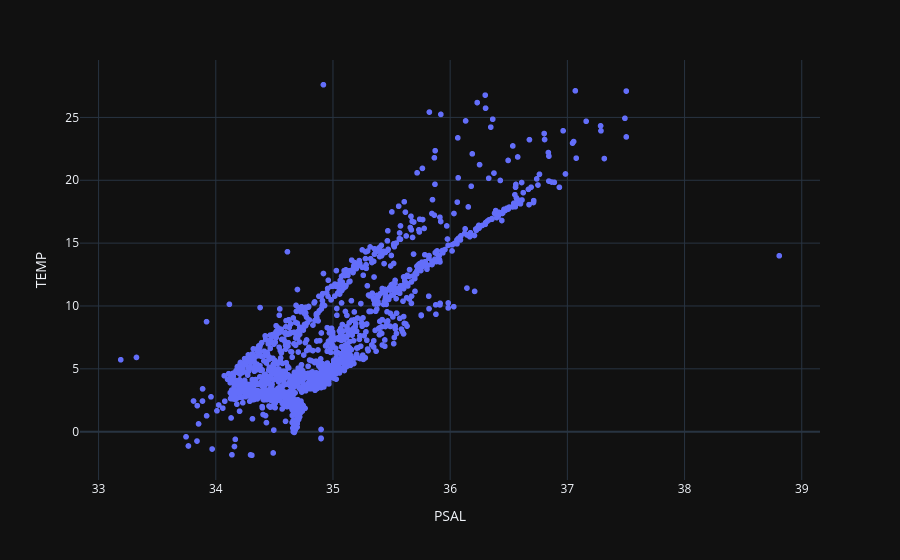

Notebook source saved alongside this figure:
### Code cell
px.scatter(df.sample(1500), x="PSAL", y="TEMP")

### Figure 1 — Plotly figure (JSON) as saved in the notebook; plotly's stock layout.template omitted (floating-point values rounded to 4 significant figures; data arrays with more than 128 entries replaced by an {"elided": "..."} marker saying what was removed)
{"data": [{"hovertemplate": "PSAL=%{x}<br>TEMP=%{y}<extra></extra>", "legendgroup": "", "marker": {"color": "#636efa", "symbol": "circle"}, "mode": "markers", "name": "", "showlegend": false, "type": "scattergl", "x": {"elided": "1500 float values"}, "xaxis": "x", "y": {"elided": "1500 float values"}, "yaxis": "y"}], "layout": {"legend": {"tracegroupgap": 0}, "margin": {"t": 60}, "xaxis": {"anchor": "y", "domain": [0, 1], "title": {"text": "PSAL"}}, "yaxis": {"anchor": "x", "domain": [0, 1], "title": {"text": "TEMP"}}}}
